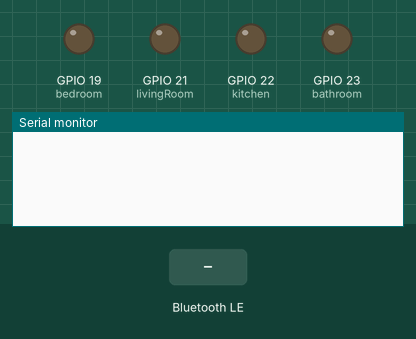
This sketch was run on a simulated ESP32. On the bench: output pins drawn as LEDs (lit = HIGH), the last lines printed to the serial monitor. The test bench sets the inputs (shaded band). Nothing arrives over Bluetooth unless stated; a phone connects over Bluetooth LE 3 s after start.

Above: at 1.2 s.
1.3 s: Bluetooth LE write "bedroom" received
At 1.9 s:
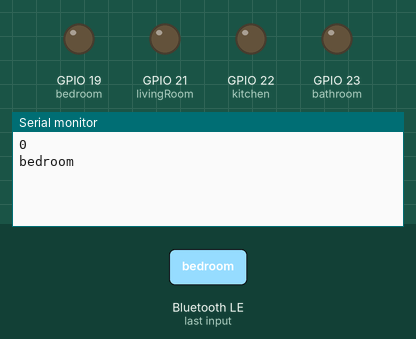
2.8 s: Bluetooth LE write "kitchen" received
At 2.98 s:
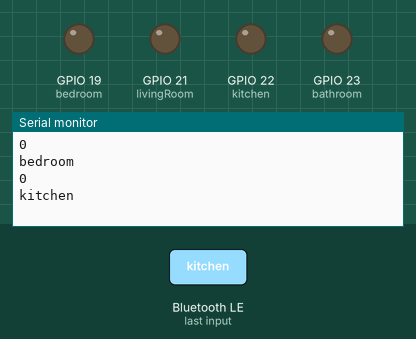
4.5 s: Bluetooth LE write "bathroom" received
At 5.5 s:
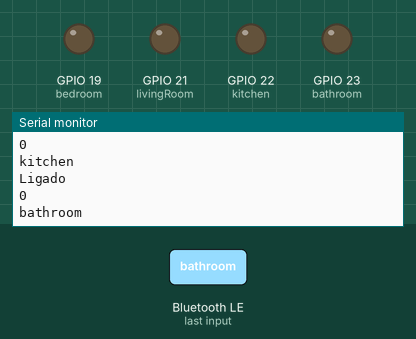
6.0 s: Bluetooth LE write "living" received
At 6.6 s:
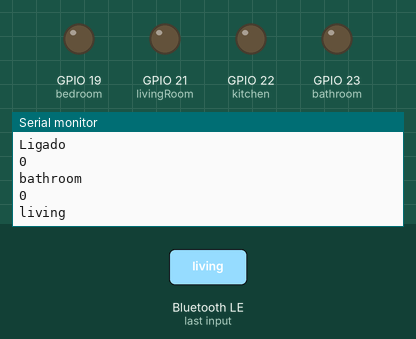

Measured:
- after the input at 1.3 s, the serial monitor: prints a new line after 0.05 s (image 1)
- after the input at 2.8 s, the serial monitor: prints a new line after 0.05 s (image 2)
- after the input at 4.5 s, the serial monitor: prints a new line after 0.05 s (image 3)
- after the input at 6.0 s, the serial monitor: prints a new line after 0.05 s (image 4)

The sketch:

ESP32BLEServer.ino
```cpp
#include <BLEDevice.h>
#include <BLEServer.h>
#include <BLEUtils.h>
#include <BLE2902.h>

#define SERVICE_UUID "ab0828b1-198e-4351-b779-901fa0e0371e" // UART service UUID
#define CHARACTERISTIC_UUID_BEDROOM "4ac8a682-9736-4e5d-932b-e9b31405049c"
#define CHARACTERISTIC_UUID_BATHROOM "39605286-762c-4c00-af79-56a806c3980c"
#define CHARACTERISTIC_UUID_KITCHEN "ad413ba7-b596-41be-838a-f858e67d1561"
#define CHARACTERISTIC_UUID_LIBRARY "5ef4748f-a961-4a98-8d37-bbba49d22fd2"

///////////////////////////////////////////////////
///          Function Declaration               ///
void ledLuminosity(int room, int dutycycle);     // LEDs Device Driver
float ldrDeviceDriver();                           // LDR Device Driver
///////////////////////////////////////////////////
///            Object Declaration               ///
BLECharacteristic *bedroomChar;
BLECharacteristic *bathroomChar;
BLECharacteristic *kitchenChar;
BLECharacteristic *libraryChar;
///////////////////////////////////////////////////
///              Global Variables               ///
bool deviceConnected = false;
// LDR pin
const int ldr = 36;
int luminosity;
int ldrReading = 1;
String division = "";
// LED's pins
const int bathroom = 23;
const int kitchen = 22;
const int livingRoom = 21;
const int bedroom = 19;
// PWM Frequency, channels and bit resolution
const int freq = 5000;
const int kitchenChannel = 0;
const int bedroomChannel = 1;
const int livingRoomChannel = 2;
const int bathroomChannel = 3;
const int resolution = 8;     // 2^8 = 256
///////////////////////////////////////////////////
///            BLE Server Callbacks             ///
class ServerCallbacks: public BLEServerCallbacks {
    void onConnect(BLEServer* pServer) {
      deviceConnected = true;
      Serial.println("Ligado");
    };

    void onDisconnect(BLEServer* pServer) {
      deviceConnected = false;
      Serial.println("Desligado");
    }
};
///////////////////////////////////////////////////
///        Characteristics Callbacks            ///
class CharacteristicCallbacks: public BLECharacteristicCallbacks {
    void onWrite(BLECharacteristic *pCharacteristic) {
      std::string rxValue = pCharacteristic->getValue();
      String rxString = String(rxValue.c_str());
      division = rxString.substring(0, rxString.indexOf(" "));
      String intensity = rxString.substring(rxString.indexOf(" "));
      int value = intensity.toInt();
      intensity.trim();
      Serial.println(value);
      Serial.println(division);

      if (division == "bedroom") {
        if (value != -1) {      // -1 means that the choosen sensor is the LDR
          ldrReading = 1;
          ledLuminosity(1, value);
          pCharacteristic->setValue(value);
        } else {
          ldrReading = 0;
          ledLuminosity(1, int(ldrDeviceDriver()));
          pCharacteristic->setValue(value);
        }
      }
      if (division == "kitchen") {
        if (value != -1) {
          ldrReading = 1;
          ledLuminosity(2, value);
          pCharacteristic->setValue(value);
        } else {
          ldrReading = 0;
          ledLuminosity(2, int(ldrDeviceDriver()));
          pCharacteristic->setValue(value);
        }
      }
      if (division == "bathroom") {
        if (value != -1) {
          ldrReading = 1;
          ledLuminosity(3, value);
          pCharacteristic->setValue(value);
        } else {
          ldrReading = 0;
          ledLuminosity(3, int(ldrDeviceDriver()));
          pCharacteristic->setValue(value);
        }
      }
      if (division == "living") {
        if (value != -1) {
          ldrReading = 1;
          ledLuminosity(4, value);
          pCharacteristic->setValue(value);
        } else {
          ldrReading = 0;
          ledLuminosity(4, int(ldrDeviceDriver()));
          pCharacteristic->setValue(value);
        }
      }
    }
};

void setup() {
  Serial.begin(115200);
  pinMode(bedroom, OUTPUT);
  pinMode(livingRoom, OUTPUT);
  pinMode(kitchen, OUTPUT);
  pinMode(bathroom, OUTPUT);
  pinMode(ldr, INPUT);
  // configure LED PWM functionalities
  ledcSetup(kitchenChannel, freq, resolution);
  ledcSetup(bedroomChannel, freq, resolution);
  ledcSetup(livingRoomChannel, freq, resolution);
  ledcSetup(bathroomChannel, freq, resolution);
  // attach the channel to the GPIO to be controlled
  ledcAttachPin(kitchen, kitchenChannel);
  ledcAttachPin(bedroom, bedroomChannel);
  ledcAttachPin(livingRoom, livingRoomChannel);
  ledcAttachPin(bathroom, bathroomChannel);
  /////////////////////////////////////////////////////
  // Create the BLE Device
  /////////////////////////////////////////////////////
  BLEDevice::init("ESP32-BLE"); // BLE device name
  BLEServer *server = BLEDevice::createServer(); // Create the BLE Server
  server->setCallbacks(new ServerCallbacks()); //sets server's callback
  BLEService *service = server->createService(SERVICE_UUID); // Create the BLE Service with a certain UUID

  // Create BLE Characteristics to receive commands
  bedroomChar = service->createCharacteristic(
                  CHARACTERISTIC_UUID_BEDROOM,
                  BLECharacteristic::PROPERTY_WRITE |
                  BLECharacteristic::PROPERTY_READ
                );

  kitchenChar = service->createCharacteristic(
                  CHARACTERISTIC_UUID_KITCHEN,
                  BLECharacteristic::PROPERTY_WRITE |
                  BLECharacteristic::PROPERTY_READ
                );

  bathroomChar = service->createCharacteristic(
                   CHARACTERISTIC_UUID_BATHROOM,
                   BLECharacteristic::PROPERTY_WRITE |
                   BLECharacteristic::PROPERTY_READ
                 );

  libraryChar = service->createCharacteristic(
                  CHARACTERISTIC_UUID_LIBRARY,
                  BLECharacteristic::PROPERTY_WRITE |
                  BLECharacteristic::PROPERTY_READ
                );
  // Callback's settings
  bedroomChar->setCallbacks(new CharacteristicCallbacks());
  kitchenChar->setCallbacks(new CharacteristicCallbacks());
  bathroomChar->setCallbacks(new CharacteristicCallbacks());
  libraryChar->setCallbacks(new CharacteristicCallbacks());
  //Characteristics Initialization
  bedroomChar->setValue("0");
  bathroomChar->setValue("0");
  kitchenChar->setValue("0");
  libraryChar->setValue("0");
  // Start the service
  service->start();
  // Start advertising (descoberta do ESP32)
  server->getAdvertising()->start();
}

void loop() {
  if (ldrReading == 0) {
    luminosity = ldrDeviceDriver();
    if (luminosity > 0) {
      if (division == "bedroom") {
        ledLuminosity(1, int(luminosity));
      }
      if (division == "bathroom") {
        ledLuminosity(3, int(luminosity));
      }
      if (division == "kitchen") {
        ledLuminosity(2, int(luminosity));
      }
      if (division == "living") {
        ledLuminosity(4, int(luminosity));
      }
    } else {
      if (division == "bedroom") {
        ledLuminosity(1, 0);
      }
      if (division == "bathroom") {
        ledLuminosity(3, 0);
      }
      if (division == "kitchen") {
        ledLuminosity(2, 0);
      }
      if (division == "living") {
        ledLuminosity(4, 0);
      }
    }
  }
}

/* Leds Device Driver
    Device driver that will change led state/brightness
   Inputs:
      room - division selected
      dutycycle - brightness pretended
   Output: none
*/
void ledLuminosity(int room, int dutycycle) {
  switch (room) {
    case 1:
      ledcWrite(bedroomChannel, dutycycle);
      break;
    case 2:
      ledcWrite(kitchenChannel, dutycycle);
      break;
    case 3:
      ledcWrite(bathroomChannel, dutycycle);
      break;
    case 4:
      ledcWrite(livingRoomChannel, dutycycle);
      break;
    default:
      break;
  }
}
/* LDR device driver
    Reads analog value and maps it to value between
   Input: nothing
   Output: Luminosity Value maped for PWM
*/
float ldrDeviceDriver() {
  int valorLDR = analogRead(ldr);  // reads analog value of LDR sensor
  float luminosidade = map(valorLDR, 0, 4095, 0, 255); // maps analog value into PWM
  Serial.print("LDR: ");
  Serial.println(luminosidade);
  return luminosidade;
}
```
